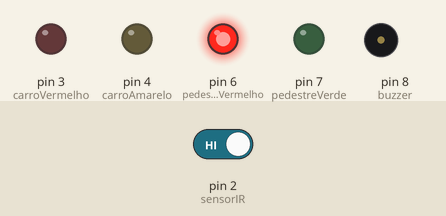
A sketch run on a simulated Arduino Uno, built with avr-gcc and run on an emulated ATmega328P. Parts: output pins drawn as LEDs (lit = HIGH), buzzer (waves = sounding). Inputs (shaded band) come from the test bench; at power-on: pin 2 (sensorIR) HIGH. Pins used as bus, display or sensor lines are not drawn.

Above: at 1.2 s.
1.3 s: pin 2 (sensorIR) driven LOW
At 1.6 s:
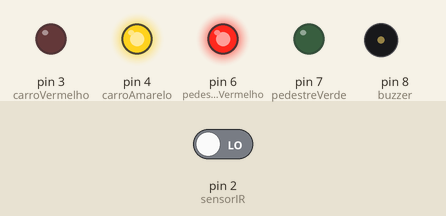
At 5.1 s:
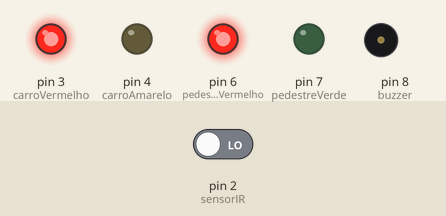
Timing chart, 0 to 14.8 s (numbered marks = the images above; inputs shaded):
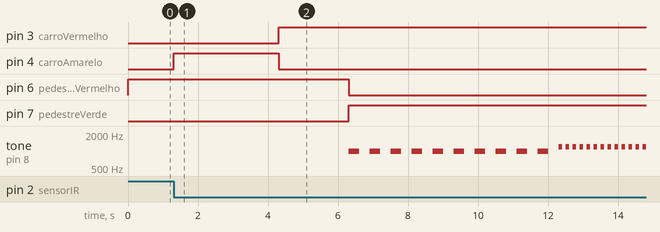

Measured:
- after the input at 1.3 s, pin 3 (carroVermelho): LOW → HIGH after 3.0 s; pin 4 (carroAmarelo): LOW → HIGH at once, → LOW 3.0 s later

The sketch:

Semaforo_inteligente.ino
```cpp
// ======================================================
// SEMÁFORO DE CRUZAMENTO COM PEDESTRES
// Arduino UNO
// ======================================================

// -------------------------
// PINOS DOS LEDS DOS CARROS
// -------------------------
int carroVermelho = 3;
int carroAmarelo = 4;
int carroVerde = 5;

// ------------------------------
// PINOS DOS LEDS DOS PEDESTRES
// ------------------------------
int pedestreVermelho = 6;
int pedestreVerde = 7;

// -------------------------
// SENSOR E BUZZER
// -------------------------
int sensorIR = 2;   // saída OUT do sensor IR
int buzzer = 8;

// ======================================================
// FUNÇÃO SETUP
// Essa parte roda apenas UMA VEZ quando o Arduino liga
// ======================================================
void setup() {

  // Define os LEDs como SAÍDA
  pinMode(carroVermelho, OUTPUT);
  pinMode(carroAmarelo, OUTPUT);
  pinMode(carroVerde, OUTPUT);

  pinMode(pedestreVermelho, OUTPUT);
  pinMode(pedestreVerde, OUTPUT);

  // Sensor IR como ENTRADA
  pinMode(sensorIR, INPUT);

  // Buzzer como SAÍDA
  pinMode(buzzer, OUTPUT);

  // ==================================================
  // ESTADO INICIAL DO SEMÁFORO
  // Carros: VERDE
  // Pedestres: VERMELHO
  // ==================================================

  digitalWrite(carroVerde, HIGH);
  digitalWrite(carroAmarelo, LOW);
  digitalWrite(carroVermelho, LOW);

  digitalWrite(pedestreVerde, LOW);
  digitalWrite(pedestreVermelho, HIGH);
}

// ======================================================
// LOOP
// Essa função fica repetindo para sempre
// ======================================================
void loop() {

  // Lê o estado do sensor IR
  int estadoSensor = digitalRead(sensorIR);

  // ==================================================
  // SE O SENSOR DETECTAR ALGO
  // ==================================================
  if (estadoSensor == LOW) {

    // ------------------------------------------------
    // ETAPA 1 - AVISO PARA OS CARROS
    // Verde desliga e amarelo acende
    // ------------------------------------------------

    digitalWrite(carroVerde, LOW);
    digitalWrite(carroAmarelo, HIGH);

    // Tempo de atenção
    delay(3000);

    // ------------------------------------------------
    // ETAPA 2 - CARROS PARAM
    // Vermelho dos carros acende
    // ------------------------------------------------

    digitalWrite(carroAmarelo, LOW);
    digitalWrite(carroVermelho, HIGH);

    // Pequeno tempo de segurança
    delay(2000);

    // ------------------------------------------------
    // ETAPA 3 - PEDESTRES PODEM PASSAR
    // ------------------------------------------------

    digitalWrite(pedestreVermelho, LOW);
    digitalWrite(pedestreVerde, HIGH);

    // ==================================================
    // BUZZER APITANDO DEVAGAR
    // ==================================================

    for (int i = 0; i < 10; i++) {

      tone(buzzer, 1000); // frequência do som
      delay(300);

      noTone(buzzer);
      delay(300);
    }

    // ==================================================
    // FASE FINAL
    // BUZZER APITA MAIS RÁPIDO
    // AVISANDO QUE O SINAL VAI FECHAR
    // ==================================================

    for (int i = 0; i < 15; i++) {

      tone(buzzer, 1200);
      delay(100);

      noTone(buzzer);
      delay(100);
    }

    // ------------------------------------------------
    // ETAPA 4 - FECHA PEDESTRES
    // ------------------------------------------------

    digitalWrite(pedestreVerde, LOW);
    digitalWrite(pedestreVermelho, HIGH);

    // Tempo de segurança
    delay(2000);

    // ------------------------------------------------
    // ETAPA 5 - ABRE PARA OS CARROS
    // ------------------------------------------------

    digitalWrite(carroVermelho, LOW);
    digitalWrite(carroVerde, HIGH);
  }
}
```
